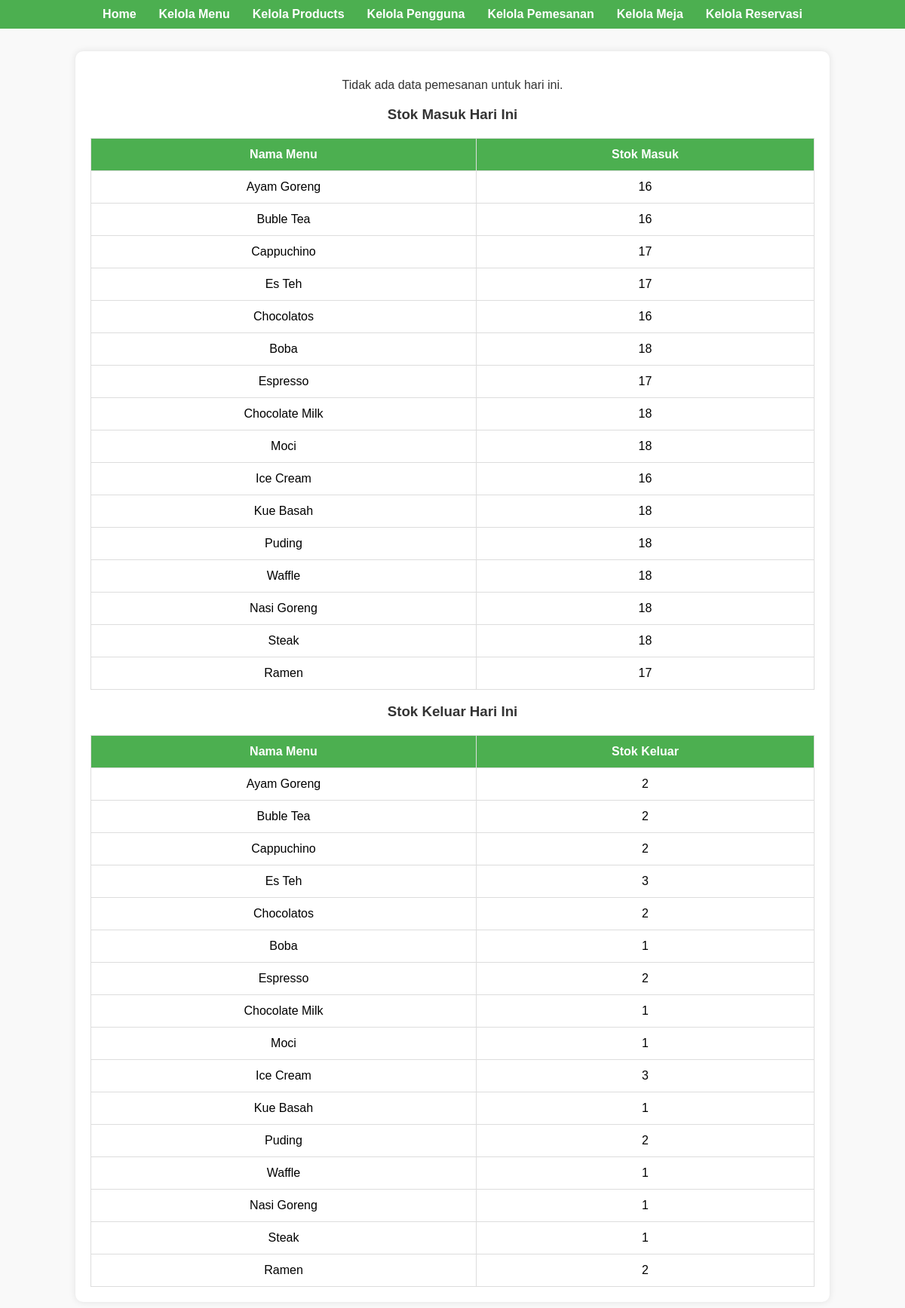
Page /php/admin/laporan_harian.php on the committed database.
### tables this page shows
CREATE TABLE `menu` (
  `id_menu` int(11) NOT NULL,
  `kategori` enum('Makanan','Minuman','Dessert','') NOT NULL,
  `nama_menu` varchar(100) NOT NULL,
  `harga` decimal(10,0) NOT NULL,
  `gambar` varchar(100) NOT NULL,
  `stok_keluar` int(11) NOT NULL DEFAULT 0,
  `stok_masuk` int(11) NOT NULL DEFAULT 0,
  `stok` int(11) NOT NULL DEFAULT 0
);

### php/admin/laporan_harian.php (the view, shortened to what this page needs)
<?php
include '../config.php';
$sql_pemesanan = "SELECT p.id_pemesanan, p.id_pengguna, p.jumlah, p.tanggal, p.id_metode, p.total_harga,
                  m.nama_menu, m.stok_masuk, m.stok_keluar
                  FROM pemesanan p
                  JOIN menu m ON p.id_menu = m.id_menu
                  WHERE p.tanggal >= DATE_SUB(CURDATE(), INTERVAL 1 DAY)";
$result_pemesanan = mysqli_query($conn, $sql_pemesanan);
$total_harga_harian = 0;
echo "<!DOCTYPE html>";
echo "<html lang='en'>";
echo "<head>";
echo "<link rel='stylesheet' href='laporan_harian.css'>";
echo "</head>";
echo "<body>";
echo "<header>";
echo "<nav>";
echo "<ul>";
echo "<li><a href='admin_dashboard.php'>Home</a></li>";
echo "<li><a href='kelola_menu.php'>Kelola Menu</a></li>";
echo "<li><a href='kelola_products.php'>Kelola Products</a></li>";
echo "<li><a href='kelola_pengguna.php'>Kelola Pengguna</a></li>";
echo "<li><a href='kelola_pemesanan.php'>Kelola Pemesanan</a></li>";
echo "<li><a href='kelola_meja.php'>Kelola Meja</a></li>";
echo "<li><a href='kelola_reservasi.php'>Kelola Reservasi</a></li>";
echo "</ul>";
echo "</nav>";
echo "</header>";
echo "<div class='report-container'>";
if ($result_pemesanan !== false && mysqli_num_rows($result_pemesanan) > 0) {
    echo "<h2>Laporan Harian Pemesanan</h2>";
    echo "<table>
            <tr>
                <th>ID Pemesanan</th>
                <th>Nama Menu</th>
                <th>ID Pengguna</th>
                <th>Jumlah</th>
                <th>Tanggal</th>
                <th>ID Metode</th>
                <th>Total Harga</th>
                <th>Stok Masuk</th>
                <th>Stok Keluar</th>
            </tr>";
    while ($row = mysqli_fetch_assoc($result_pemesanan)) {
        $total_harga_harian += $row['total_harga'];
        echo "<tr>
                <td>{$row['id_pemesanan']}</td>
                <td>{$row['nama_menu']}</td>
                <td>{$row['id_pengguna']}</td>
                <td>{$row['jumlah']}</td>
                <td>{$row['tanggal']}</td>
                <td>{$row['id_metode']}</td>
                <td>" . number_format($row['total_harga'], 2, ',', '.') . "</td>
                <td>{$row['stok_masuk']}</td>
                <td>{$row['stok_keluar']}</td>
            </tr>";
    }
    echo "</table>";
    echo "<h3>Total Harga Harian: Rp " . number_format($total_harga_harian, 2, ',', '.') . "</h3>";
} else {
    echo "<p>Tidak ada data pemesanan untuk hari ini.</p>";
}
$sql_stok_masuk = "SELECT nama_menu, stok_masuk FROM menu WHERE stok_masuk > 0";
$result_stok_masuk = mysqli_query($conn, $sql_stok_masuk);
if ($result_stok_masuk !== false && mysqli_num_rows($result_stok_masuk) > 0) {
    echo "<h3>Stok Masuk Hari Ini</h3>";
    echo "<table>
            <tr>
                <th>Nama Menu</th>
                <th>Stok Masuk</th>
            </tr>";
    while ($row = mysqli_fetch_assoc($result_stok_masuk)) {
        echo "<tr>
                <td>{$row['nama_menu']}</td>
                <td>{$row['stok_masuk']}</td>
            </tr>";
    }
    echo "</table>";
} else {
    echo "<p>Tidak ada stok masuk untuk hari ini.</p>";
}
$sql_stok_keluar = "SELECT nama_menu, stok_keluar FROM menu WHERE stok_keluar > 0";
$result_stok_keluar = mysqli_query($conn, $sql_stok_keluar);
if ($result_stok_keluar !== false && mysqli_num_rows($result_stok_keluar) > 0) {
    echo "<h3>Stok Keluar Hari Ini</h3>";
    echo "<table>
            <tr>
                <th>Nama Menu</th>
                <th>Stok Keluar</th>
            </tr>";
    while ($row = mysqli_fetch_assoc($result_stok_keluar)) {
        echo "<tr>
                <td>{$row['nama_menu']}</td>
                <td>{$row['stok_keluar']}</td>
            </tr>";
    }
    echo "</table>";
} else {
    echo "<p>Tidak ada stok keluar untuk hari ini.</p>";
}
echo "</div>";
echo "</body>";
echo "</html>";
?>

### php/admin/laporan_harian.css (style rules this page uses)
body { font-family: Arial, sans-serif; background-color: #f9f9f9; margin: 0; padding: 0; }
header { background-color: #4CAF50; color: white; padding: 10px 0; text-align: center; }
header nav ul { list-style: none; padding: 0; margin: 0; display: flex; justify-content: center; }
header nav ul li { margin: 0 15px; }
header nav ul li a { color: white; text-decoration: none; font-weight: bold; }
.report-container { width: 80%; margin: 30px auto; background-color: white; padding: 20px; border-radius: 10px; box-shadow: 0 0 10px rgba(0, 0, 0, 0.1); }
table { width: 100%; border-collapse: collapse; margin-top: 20px; }
table, th, td { border: 1px solid #ddd; }
th, td { padding: 12px; text-align: center; }
th { background-color: #4CAF50; color: white; }
h2, h3 { color: #333; text-align: center; }
p { text-align: center; color: #333; }

### rows in the picture
menu: nama_menu "Ayam Goreng", stok_masuk "16", stok_keluar "2"
menu: nama_menu "Buble Tea", stok_masuk "16", stok_keluar "2"
menu: nama_menu "Cappuchino", stok_masuk "17", stok_keluar "2"
menu: nama_menu "Es Teh", stok_masuk "17", stok_keluar "3"
menu: nama_menu "Chocolatos", stok_masuk "16", stok_keluar "2"
menu: nama_menu "Boba", stok_masuk "18", stok_keluar "1"
menu: nama_menu "Espresso", stok_masuk "17", stok_keluar "2"
menu: nama_menu "Chocolate Milk", stok_masuk "18", stok_keluar "1"
menu: nama_menu "Moci", stok_masuk "18", stok_keluar "1"
menu: nama_menu "Ice Cream", stok_masuk "16", stok_keluar "3"
menu: nama_menu "Kue Basah", stok_masuk "18", stok_keluar "1"
menu: nama_menu "Puding", stok_masuk "18", stok_keluar "2"
menu: nama_menu "Waffle", stok_masuk "18", stok_keluar "1"
menu: nama_menu "Nasi Goreng", stok_masuk "18", stok_keluar "1"
menu: nama_menu "Steak", stok_masuk "18", stok_keluar "1"
menu: nama_menu "Ramen", stok_masuk "17", stok_keluar "2"
